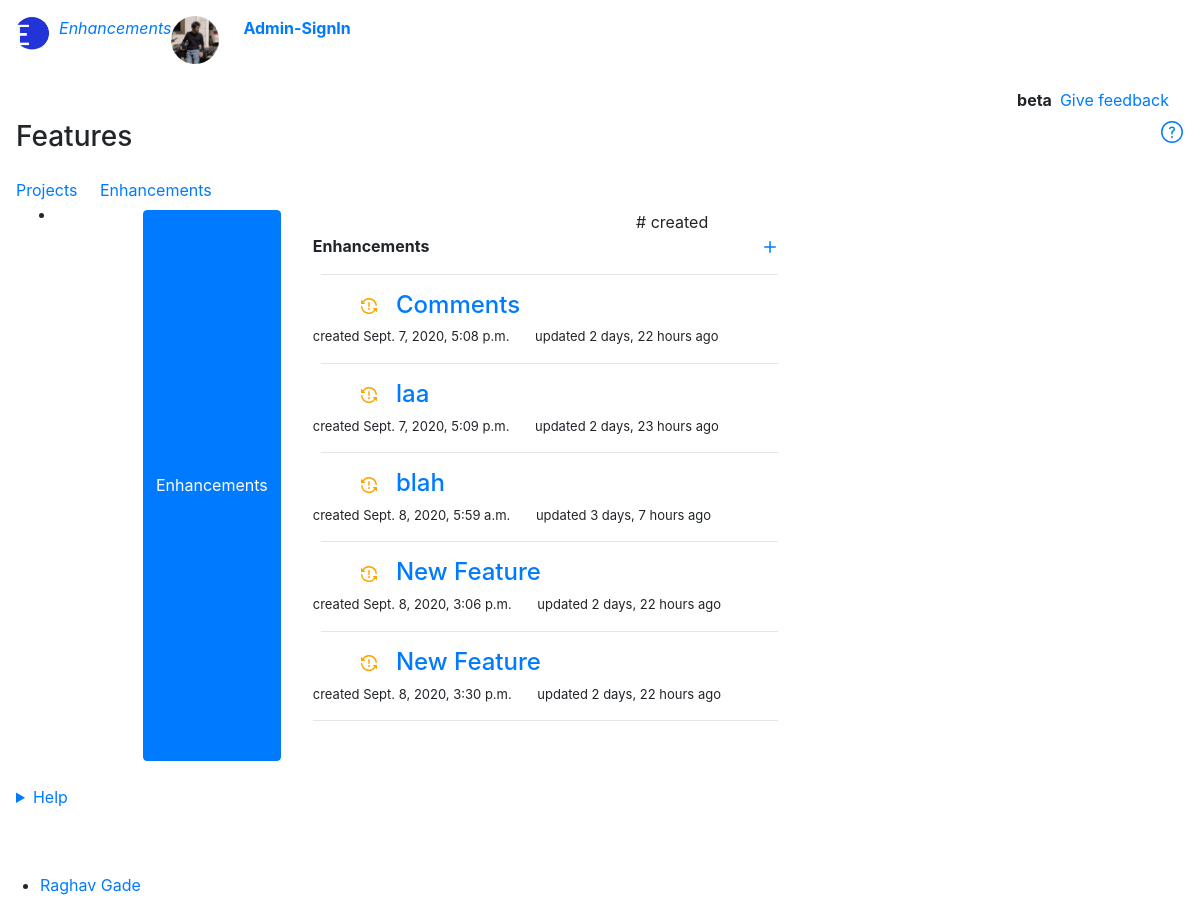
The page /features on the database as committed earlier.
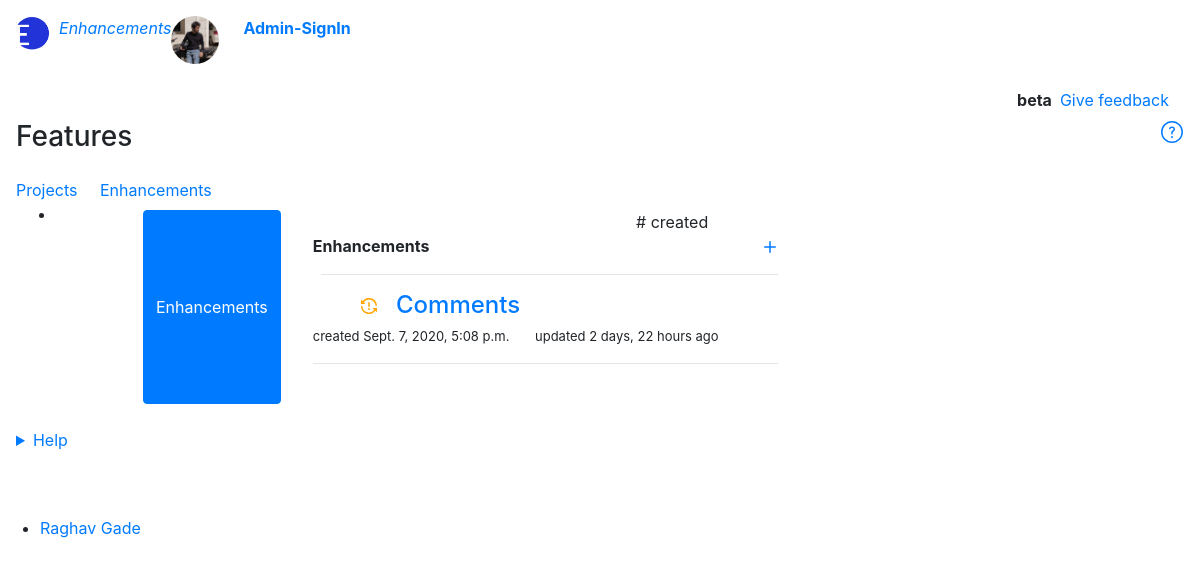
The same page on the database as committed later.
### base/models.py (models this page shows, shortened)
class Project(models.Model):
    STATUS = (
        ('Queued','Queued'),
        ('Working','Working'),
        ('Completed','Completed'),
    )
    project_id = HashidAutoField(min_length=8,primary_key=True,alphabet="0123456789abcdefghijklmnopqrstuvwxyz",salt="drop the gun and go to steam bathc")
    project_title = models.CharField(max_length=200,default='New Project')
    project_description = MDTextField()
    github_link = models.CharField(max_length=200, default='',blank=True,null=True)
    status = models.CharField(max_length=20,null=False,choices=STATUS,default="Working")
    date_created = models.DateTimeField(auto_now_add=True)
    updated_at = models.DateTimeField(auto_now=True)
    features = models.BooleanField(default=False)

class Feature(models.Model):
    STATUS = (
        ('Working','Working'),
        ('Discarded','Discarded'),
        ('Completed','Completed'),
    )
    feature_id = models.ForeignKey(Project,null=False,on_delete=models.CASCADE)
    tracking_id = HashidAutoField(min_length=8,primary_key=True,alphabet="0123456789abcdefghijklmnopqrstuvwxyz",salt="Sakura says but she doesn't mean it bolte")
    feature_name = models.CharField(max_length=50,null=False,default='New Feature')
    feature_description = MDTextField()
    date_created = models.DateTimeField(auto_now_add=True)
    updated_at = models.DateTimeField(auto_now=True)
    status = models.CharField(max_length=20,null=False,choices=STATUS,default="Queued")

### base/views.py (the view)
# urls.py: path('features', views.features, name="features"),
def features(request):
    projects = Project.objects.all()
    features = Feature.objects.all()
    context ={
        'projects' : projects,
        'features' : features,
    }
    return render(request,'base/features.html',context)

### base/templates/base/features.html (shortened to what the changed rows need)
{% extends 'base/main.html' %}
{% load static %}
{% load humanize %}
  {% block content%}
    <main class="container-lg px-3 pb-4">
        <div id="feature-list">
          <div class="Box Box--spacious f4 mt-2">
            <ul style=" height: 40%; overflow: hidden; overflow-y: scroll;">
            {% for project in projects  %}
            {% if project.features is True %}
            <li class="Box-row Box-row--hover-gray p-0 mt-0">
                <div class="ml-2 p-2 col-12">
                  <div class="col-12 clearfix">
                    <div class="col-6 pl-2 min-width-0 float-left">
                        <div class="d-flex  flex-items-start pl-5">
                            <button class="btn btn-primary" style="pointer-events: none;">{{ project.project_title }}</button>
                            <div class="Popover position-relative">
                                <div class="Popover-message Popover-message--left-top p-4 ml-2 Box box-shadow-large" style="width: max-content;" >
                                  <b>Enhancements</b>
                                       <a href="{% url 'newfeature' %}"><svg xmlns="http://www.w3.org/2000/svg" viewBox="0 0 16 16" width="16" height="16"><path fill-rule="evenodd" d="M8 2a.75.75 0 01.75.75v4.5h4.5a.75.75 0 010 1.5h-4.5v4.5a.75.75 0 01-1.5 0v-4.5h-4.5a.75.75 0 010-1.5h4.5v-4.5A.75.75 0 018 2z"></path></svg></a>
                                    <br>
                                    {% for feature in features %}
                                        {% if feature.feature_id.project_id == project.project_id %}
                                        <h4 class="mb-2 pl-2">
                                        <hr>
                                        <ul >
                                        {% if request.user.is_authenticated %}
                                            {% if feature.status == "Working" %}
                                            <svg id="working" xmlns="http://www.w3.org/2000/svg" viewBox="0 0 16 16" width="16" height="16"><path fill-rule="evenodd" d="M8 1.5a6.491 6.491 0 00-5.285 2.715l1.358 1.358A.25.25 0 013.896 6H.25A.25.25 0 010 5.75V2.104a.25.25 0 01.427-.177l1.216 1.216a8 8 0 0114.315 4.03.748.748 0 01-.668.83.75.75 0 01-.824-.676A6.501 6.501 0 008 1.5zM.712 8.004a.75.75 0 01.822.67 6.501 6.501 0 0011.751 3.111l-1.358-1.358a.25.25 0 01.177-.427h3.646a.25.25 0 01.25.25v3.646a.25.25 0 01-.427.177l-1.216-1.216A8 8 0 01.042 8.827a.75.75 0 01.67-.823zM9 11a1 1 0 11-2 0 1 1 0 012 0zm-.25-6.25a.75.75 0 00-1.5 0v3.5a.75.75 0 001.5 0v-3.5z"></path></svg>
                                            {% elif feature.status == "Completed" %}
                                            <svg id="completed" xmlns="http://www.w3.org/2000/svg" viewBox="0 0 16 16" width="16" height="16"><path fill-rule="evenodd" d="M1.5 8a6.5 6.5 0 1113 0 6.5 6.5 0 01-13 0zM0 8a8 8 0 1116 0A8 8 0 010 8zm11.78-1.72a.75.75 0 00-1.06-1.06L6.75 9.19 5.28 7.72a.75.75 0 00-1.06 1.06l2 2a.75.75 0 001.06 0l4.5-4.5z"></path></svg>
                                            {% elif feature.status == "Discarded" %}
                                            <svg id="queued" xmlns="http://www.w3.org/2000/svg" viewBox="0 0 16 16" width="16" height="16"><path fill-rule="evenodd" d="M8 1.5a6.5 6.5 0 100 13 6.5 6.5 0 000-13zM0 8a8 8 0 1116 0A8 8 0 010 8zm9 3a1 1 0 11-2 0 1 1 0 012 0zm-.25-6.25a.75.75 0 00-1.5 0v3.5a.75.75 0 001.5 0v-3.5z"></path></svg>
                                            {% endif %}
                                        &nbsp;
                                        <a class="link-gray-dark no-underline v-align-middle h4" href="{% url 'specificfeature' feature.tracking_id %}">{{feature.feature_name}}</a>
                                        {% else %}
                                        <a class="link-gray-dark no-underline v-align-middle h4" href="{% url 'specificfeature' feature.tracking_id %}">{{feature.feature_name}}</a>
                                        {% endif %}
                                            </ul>
                                        </h4>
                                        <p style="font-size: small;">
                                        created <relative-time datetime="2020-08-25T06:16:01Z" class="no-wrap">{{feature.date_created}}</relative-time>
                                        &nbsp;&nbsp;&nbsp;&nbsp;&nbsp;
                                        updated <relative-time datetime="2020-08-25T06:31:06" class="no-wrap">{{feature.updated_at|naturaltime}}</relative-time>
                                        </p>
                                        {% endif %}
                                    {% endfor %}
                                    <hr>
                                </div>
                            </div>
                        </div>
                  </div>
                  <div class="col-12 clearfix">
                    <div class="col-6 pl-2 text-small text-gray float-left">
                      #{{feature.feature_id}} <b> {{feature.feature_status}} </b>
                      created <relative-time datetime="2020-08-25T06:16:01Z" class="no-wrap">{{feature.date_created}}</relative-time>
                    </div>
                  </div>
                </div>
              </li>
              {% endif %}
              {% endfor %}
      </ul>
          </div>
          <br>
    </main>
  {% endblock %}

Rows that differ between the two databases and show on the page:
removed Feature: status "Working" (drawn), feature_name "laa", date_created "Sept. 7, 2020, 5:09 p.m.", updated_at "2 days, 23 hours ago"
removed Feature: status "Working" (drawn), feature_name "blah", date_created "Sept. 8, 2020, 5:59 a.m.", updated_at "3 days, 7 hours ago"
removed Feature: status "Working" (drawn), feature_name "New Feature", date_created "Sept. 8, 2020, 3:06 p.m.", updated_at "2 days, 22 hours ago"
removed Feature: status "Working" (drawn), feature_name "New Feature", date_created "Sept. 8, 2020, 3:30 p.m.", updated_at "2 days, 22 hours ago"
